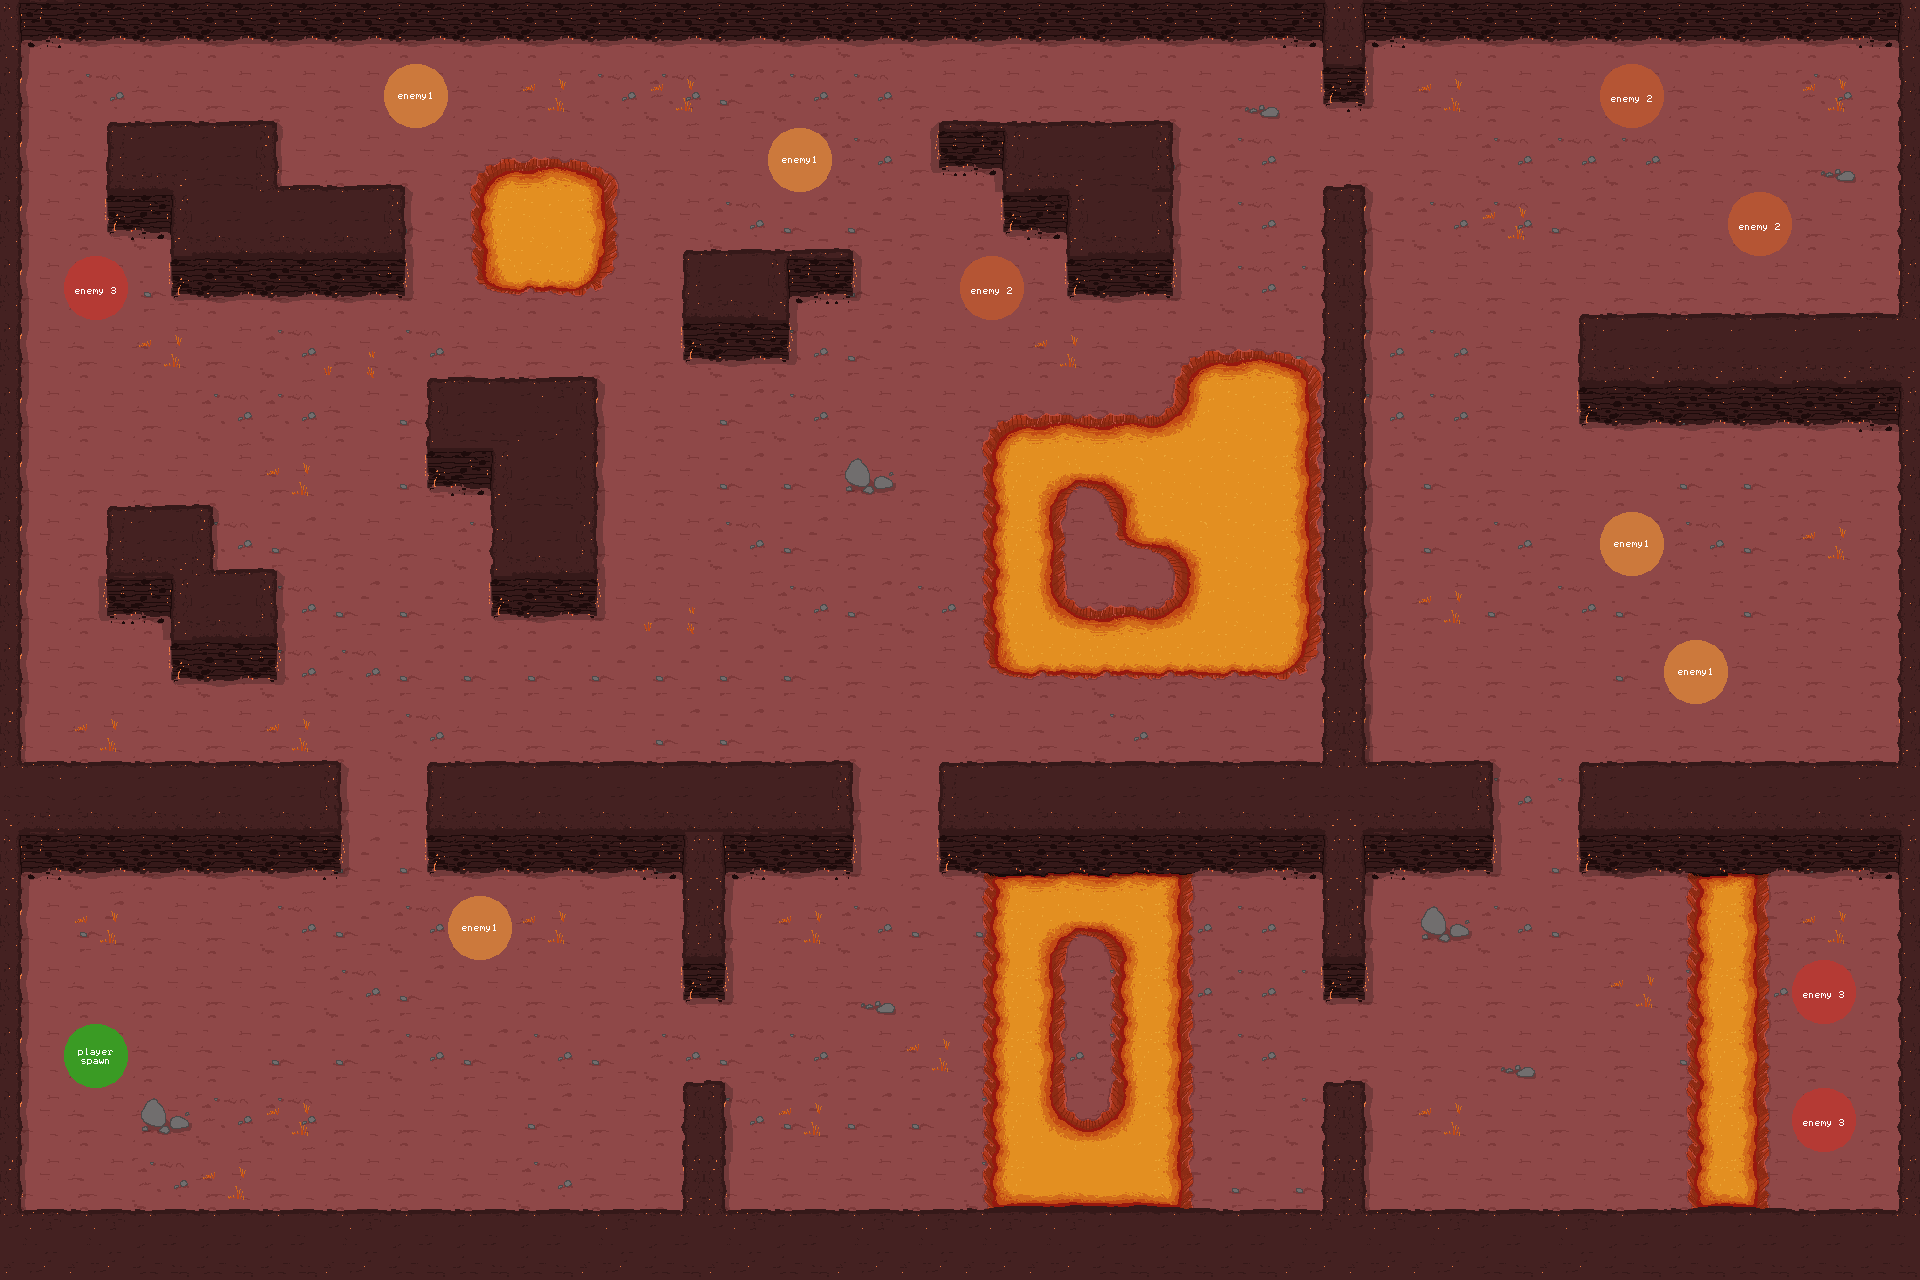

Rendered tile map (Tiled .tmx) drawn with the repository's tilesets; below, a short description and the map source with its tile grids summarised:
An orthogonal 30x20 tile map with 64x64 px tiles, 4 tile layers (0, 1, 2, markers), 2 tilesets and 121 objects (3x button, 2x door).

<map version="1.8" tiledversion="1.8.4" orientation="orthogonal" renderorder="right-down" width="30" height="20" tilewidth="64" tileheight="64" infinite="0" nextlayerid="6" nextobjectid="7">
 <editorsettings>
  <export target="demoMap.tmj" format="json" />
 </editorsettings>
 <tileset firstgid="1" name="tiles 1" tilewidth="64" tileheight="64" tilecount="72" columns="8">
  <image source="tiles.png" width="512" height="576" />
  <tile id="0">
   <properties>
    <property name="collides" type="bool" value="true" />
   </properties>
   <objectgroup draworder="index" id="2">
    <object id="1" x="43.625" y="58.9375" width="20.375" height="4.9375" />
   </objectgroup>
  </tile>
  <tile id="1">
   <properties>
    <property name="collides" type="bool" value="true" />
   </properties>
   <objectgroup draworder="index" id="2">
    <object id="1" x="0.125" y="57.625" width="63.9375" height="6.25" />
   </objectgroup>
  </tile>
  <tile id="2">
   <properties>
    <property name="collides" type="bool" value="true" />
   </properties>
   <objectgroup draworder="index" id="2">
    <object id="1" x="0.0625" y="57.0625" width="63.9375" height="6.8125" />
   </objectgroup>
  </tile>
  <tile id="3">
   <properties>
    <property name="collides" type="bool" value="true" />
   </properties>
   <objectgroup draworder="index" id="2">
    <object id="1" x="0.1875" y="57.0625" width="20.75" height="6.875" />
   </objectgroup>
  </tile>
  <tile id="5">
   <properties>
    <property name="enemy_2" type="bool" value="true" />
   </properties>
  </tile>
  <tile id="6">
   <properties>
    <property name="enemy_3" type="bool" value="true" />
   </properties>
  </tile>
  <tile id="7">
   <properties>
    <property name="enemy_4" type="bool" value="true" />
   </properties>
  </tile>
  <tile id="8">
   <properties>
    <property name="collides" type="bool" value="true" />
   </properties>
   <objectgroup draworder="index" id="3">
    <object id="2" x="0.5" y="0.125" width="42.375" height="38.625" />
    <object id="3" x="43" y="0.125" width="20.875" height="63.625" />
   </objectgroup>
  </tile>
  <tile id="9">
   <properties>
    <property name="collides" type="bool" value="false" />
   </properties>
  </tile>
  <tile id="10">
   <properties>
    <property name="collides" type="bool" value="true" />
   </properties>
   <objectgroup draworder="index" id="2">
    <object id="1" x="0.125" y="0" width="20.75" height="63.625" />
    <object id="2" x="21" y="0.25" width="42.875" height="38.5" />
   </objectgroup>
  </tile>
  <tile id="11">
   <properties>
    <property name="collides" type="bool" value="true" />
   </properties>
   <objectgroup draworder="index" id="2">
    <object id="1" x="0.25" y="0.125" width="20.625" height="38.25" />
   </objectgroup>
  </tile>
  <tile id="13">
   <properties>
    <property name="enemy_1" type="bool" value="true" />
   </properties>
  </tile>
  <tile id="14">
   <properties>
    <property name="player_spawn" type="bool" value="true" />
   </properties>
  </tile>
  <tile id="15">
   <properties>
    <property name="vase" type="bool" value="true" />
   </properties>
  </tile>
  <tile id="16">
   <properties>
    <property name="collides" type="bool" value="true" />
   </properties>
   <objectgroup draworder="index" id="2">
    <object id="1" x="44.25" y="0" width="20" height="64.25" />
   </objectgroup>
  </tile>
  <tile id="17">
   <properties>
    <property name="collides" type="bool" value="false" />
   </properties>
  </tile>
  <tile id="18">
   <properties>
    <property name="collides" type="bool" value="true" />
   </properties>
   <objectgroup draworder="index" id="2">
    <object id="1" x="0.25" y="0" width="20.125" height="63.875" />
   </objectgroup>
  </tile>
  <tile id="19">
   <properties>
    <property name="collides" type="bool" value="true" />
   </properties>
   <objectgroup draworder="index" id="2">
    <object id="1" x="43.125" y="0" width="20.75" height="64" />
    <object id="2" x="0" y="58" width="42.625" height="6" />
   </objectgroup>
  </tile>
  <tile id="20">
   <properties>
    <property name="collides" type="bool" value="true" />
   </properties>
   <objectgroup draworder="index" id="2">
    <object id="1" x="0" y="-0.25" width="20.25" height="64.125" />
    <object id="2" x="20.375" y="57.875" width="43.625" height="6.375" />
   </objectgroup>
  </tile>
  <tile id="24">
   <properties>
    <property name="collides" type="bool" value="true" />
   </properties>
   <objectgroup draworder="index" id="2">
    <object id="1" x="44.125" y="0" width="19.75" height="63.875" />
   </objectgroup>
  </tile>
  <tile id="25">
   <properties>
    <property name="collides" type="bool" value="false" />
   </properties>
  </tile>
  <tile id="26">
   <properties>
    <property name="collides" type="bool" value="true" />
   </properties>
   <objectgroup draworder="index" id="2">
    <object id="1" x="-0.125" y="0" width="21.125" height="64" />
   </objectgroup>
  </tile>
  <tile id="27">
   <properties>
    <property name="collides" type="bool" value="true" />
   </properties>
  </tile>
  <tile id="28">
   <properties>
    <property name="collides" type="bool" value="true" />
   </properties>
  </tile>
  <tile id="32">
   <properties>
    <property name="collides" type="bool" value="true" />
   </properties>
   <objectgroup draworder="index" id="2">
    <object id="1" x="43.875" y="0.125" width="20" height="38.125" />
   </objectgroup>
  </tile>
  <tile id="33">
   <properties>
    <property name="collides" type="bool" value="true" />
   </properties>
   <objectgroup draworder="index" id="2">
    <object id="1" x="0" y="0.125" width="64.125" height="38.625" />
   </objectgroup>
  </tile>
  <tile id="34">
   <properties>
    <property name="collides" type="bool" value="true" />
   </properties>
   <objectgroup draworder="index" id="2">
    <object id="1" x="0" y="0.125" width="20.5" height="38.375" />
   </objectgroup>
  </tile>
  <tile id="37">
   <properties>
    <property name="collides" type="bool" value="true" />
   </properties>
   <objectgroup draworder="index" id="2">
    <object id="1" x="0" y="0" width="64" height="38.375" />
   </objectgroup>
  </tile>
  <tile id="48">
   <properties>
    <property name="lava" type="bool" value="true" />
   </properties>
   <objectgroup draworder="index" id="2">
    <object id="1" x="54.9091" y="40.2727" width="8.90909" height="23.4545" />
    <object id="2" x="43.7273" y="45.0909" width="11" height="18.9091" />
    <object id="3" x="34.7273" y="52.3636" width="8.90909" height="11.5455" />
   </objectgroup>
  </tile>
  <tile id="49">
   <properties>
    <property name="lava" type="bool" value="true" />
   </properties>
   <objectgroup draworder="index" id="2">
    <object id="1" x="0.0909091" y="39.2727" width="63.8182" height="24.5455" />
   </objectgroup>
  </tile>
  <tile id="50">
   <properties>
    <property name="lava" type="bool" value="true" />
   </properties>
   <objectgroup draworder="index" id="2">
    <object id="1" x="0.272727" y="41.4545" width="14.4545" height="22.6364" />
    <object id="2" x="15.0909" y="47.2727" width="13" height="16.7273" />
   </objectgroup>
  </tile>
  <tile id="51">
   <properties>
    <property name="lava" type="bool" value="true" />
   </properties>
   <objectgroup draworder="index" id="2">
    <object id="1" x="34.9091" y="42.4545" width="29" height="21.3636" />
   </objectgroup>
  </tile>
  <tile id="52">
   <properties>
    <property name="lava" type="bool" value="true" />
   </properties>
   <objectgroup draworder="index" id="2">
    <object id="1" x="0.181818" y="41.5455" width="63.8182" height="22.2727" />
   </objectgroup>
  </tile>
  <tile id="53">
   <properties>
    <property name="lava" type="bool" value="true" />
   </properties>
   <objectgroup draworder="index" id="2">
    <!-- 1 objects omitted --></objectgroup>
  </tile>
  <tile id="56">
   <properties>
    <property name="lava" type="bool" value="true" />
   </properties>
   <objectgroup draworder="index" id="2">
    <!-- 1 objects omitted --></objectgroup>
  </tile>
  <tile id="57">
   <properties>
    <property name="lava" type="bool" value="true" />
   </properties>
   <objectgroup draworder="index" id="2">
    <!-- 1 objects omitted --></objectgroup>
  </tile>
  <tile id="58">
   <properties>
    <property name="lava" type="bool" value="true" />
   </properties>
   <objectgroup draworder="index" id="2">
    <!-- 1 objects omitted --></objectgroup>
  </tile>
  <tile id="62">
   <properties>
    <property name="lava" type="bool" value="true" />
   </properties>
   <objectgroup draworder="index" id="2">
    <!-- 4 objects omitted --></objectgroup>
  </tile>
  <tile id="63">
   <properties>
    <property name="lava" type="bool" value="true" />
   </properties>
   <objectgroup draworder="index" id="2">
    <!-- 4 objects omitted --></objectgroup>
  </tile>
  <tile id="64">
   <properties>
    <property name="lava" type="bool" value="true" />
   </properties>
   <objectgroup draworder="index" id="2">
    <!-- 2 objects omitted --></objectgroup>
  </tile>
  <tile id="65">
   <properties>
    <property name="lava" type="bool" value="true" />
   </properties>
   <objectgroup draworder="index" id="2">
    <!-- 1 objects omitted --></objectgroup>
  </tile>
  <tile id="66">
   <properties>
    <property name="lava" type="bool" value="true" />
   </properties>
   <objectgroup draworder="index" id="2">
    <!-- 3 objects omitted --></objectgroup>
  </tile>
  <tile id="67">
   <properties>
    <property name="lava" type="bool" value="true" />
   </properties>
   <objectgroup draworder="index" id="2">
    <!-- 1 objects omitted --></objectgroup>
  </tile>
  <tile id="68">
   <properties>
    <property name="lava" type="bool" value="true" />
   </properties>
   <objectgroup draworder="index" id="2">
    <!-- 1 objects omitted --></objectgroup>
  </tile>
  <tile id="69">
   <properties>
    <property name="lava" type="bool" value="true" />
   </properties>
   <objectgroup draworder="index" id="2">
    <!-- 1 objects omitted --></objectgroup>
  </tile>
  <tile id="70">
   <properties>
    <property name="lava" type="bool" value="true" />
   </properties>
   <objectgroup draworder="index" id="2">
    <!-- 4 objects omitted --></objectgroup>
  </tile>
  <tile id="71">
   <properties>
    <property name="lava" type="bool" value="true" />
   </properties>
   <objectgroup draworder="index" id="2">
    <!-- 4 objects omitted --></objectgroup>
  </tile>
 </tileset>
 <tileset firstgid="73" name="tiles 1" tilewidth="64" tileheight="64" tilecount="72" columns="8">
  <image source="tiles.png" width="512" height="576" />
  <tile id="0">
   <properties>
    <property name="collides" type="bool" value="true" />
   </properties>
   <objectgroup draworder="index" id="2">
    <!-- 1 objects omitted --></objectgroup>
  </tile>
  <tile id="1">
   <properties>
    <property name="collides" type="bool" value="true" />
   </properties>
   <objectgroup draworder="index" id="2">
    <!-- 1 objects omitted --></objectgroup>
  </tile>
  <tile id="2">
   <properties>
    <property name="collides" type="bool" value="true" />
   </properties>
   <objectgroup draworder="index" id="2">
    <!-- 1 objects omitted --></objectgroup>
  </tile>
  <tile id="3">
   <properties>
    <property name="collides" type="bool" value="true" />
   </properties>
   <objectgroup draworder="index" id="2">
    <!-- 1 objects omitted --></objectgroup>
  </tile>
  <tile id="5">
   <properties>
    <property name="enemy_2" type="bool" value="true" />
   </properties>
  </tile>
  <tile id="6">
   <properties>
    <property name="enemy_3" type="bool" value="true" />
   </properties>
  </tile>
  <tile id="7">
   <properties>
    <property name="enemy_4" type="bool" value="true" />
   </properties>
  </tile>
  <tile id="8">
   <properties>
    <property name="collides" type="bool" value="true" />
   </properties>
   <objectgroup draworder="index" id="3">
    <!-- 2 objects omitted --></objectgroup>
  </tile>
  <tile id="9">
   <properties>
    <property name="collides" type="bool" value="false" />
   </properties>
  </tile>
  <tile id="10">
   <properties>
    <property name="collides" type="bool" value="true" />
   </properties>
   <objectgroup draworder="index" id="2">
    <!-- 2 objects omitted --></objectgroup>
  </tile>
  <tile id="11">
   <properties>
    <property name="collides" type="bool" value="true" />
   </properties>
   <objectgroup draworder="index" id="2">
    <!-- 1 objects omitted --></objectgroup>
  </tile>
  <tile id="13">
   <properties>
    <property name="enemy_1" type="bool" value="true" />
   </properties>
  </tile>
  <tile id="14">
   <properties>
    <property name="player_spawn" type="bool" value="true" />
   </properties>
  </tile>
  <tile id="15">
   <properties>
    <property name="vase" type="bool" value="true" />
   </properties>
  </tile>
  <tile id="16">
   <properties>
    <property name="collides" type="bool" value="true" />
   </properties>
   <objectgroup draworder="index" id="2">
    <!-- 1 objects omitted --></objectgroup>
  </tile>
  <tile id="17">
   <properties>
    <property name="collides" type="bool" value="false" />
   </properties>
  </tile>
  <tile id="18">
   <properties>
    <property name="collides" type="bool" value="true" />
   </properties>
   <objectgroup draworder="index" id="2">
    <!-- 1 objects omitted --></objectgroup>
  </tile>
  <tile id="19">
   <properties>
    <property name="collides" type="bool" value="true" />
   </properties>
   <objectgroup draworder="index" id="2">
    <!-- 2 objects omitted --></objectgroup>
  </tile>
  <tile id="20">
   <properties>
    <property name="collides" type="bool" value="true" />
   </properties>
   <objectgroup draworder="index" id="2">
    <!-- 2 objects omitted --></objectgroup>
  </tile>
  <tile id="24">
   <properties>
    <property name="collides" type="bool" value="true" />
   </properties>
   <objectgroup draworder="index" id="2">
    <!-- 1 objects omitted --></objectgroup>
  </tile>
  <tile id="25">
   <properties>
    <property name="collides" type="bool" value="false" />
   </properties>
  </tile>
  <tile id="26">
   <properties>
    <property name="collides" type="bool" value="true" />
   </properties>
   <objectgroup draworder="index" id="2">
    <!-- 1 objects omitted --></objectgroup>
  </tile>
  <tile id="27">
   <properties>
    <property name="collides" type="bool" value="true" />
   </properties>
  </tile>
  <tile id="28">
   <properties>
    <property name="collides" type="bool" value="true" />
   </properties>
  </tile>
  <tile id="32">
   <properties>
    <property name="collides" type="bool" value="true" />
   </properties>
   <objectgroup draworder="index" id="2">
    <!-- 1 objects omitted --></objectgroup>
  </tile>
  <tile id="33">
   <properties>
    <property name="collides" type="bool" value="true" />
   </properties>
   <objectgroup draworder="index" id="2">
    <!-- 1 objects omitted --></objectgroup>
  </tile>
  <tile id="34">
   <properties>
    <property name="collides" type="bool" value="true" />
   </properties>
   <objectgroup draworder="index" id="2">
    <!-- 1 objects omitted --></objectgroup>
  </tile>
  <tile id="37">
   <properties>
    <property name="collides" type="bool" value="true" />
   </properties>
   <objectgroup draworder="index" id="2">
    <!-- 1 objects omitted --></objectgroup>
  </tile>
  <tile id="48">
   <properties>
    <property name="lava" type="bool" value="true" />
   </properties>
   <objectgroup draworder="index" id="2">
    <!-- 3 objects omitted --></objectgroup>
  </tile>
  <tile id="49">
   <properties>
    <property name="lava" type="bool" value="true" />
   </properties>
   <objectgroup draworder="index" id="2">
    <!-- 1 objects omitted --></objectgroup>
  </tile>
  <tile id="50">
   <properties>
    <property name="lava" type="bool" value="true" />
   </properties>
   <objectgroup draworder="index" id="2">
    <!-- 2 objects omitted --></objectgroup>
  </tile>
  <tile id="51">
   <properties>
    <property name="lava" type="bool" value="true" />
   </properties>
   <objectgroup draworder="index" id="2">
    <!-- 1 objects omitted --></objectgroup>
  </tile>
  <tile id="52">
   <properties>
    <property name="lava" type="bool" value="true" />
   </properties>
   <objectgroup draworder="index" id="2">
    <!-- 1 objects omitted --></objectgroup>
  </tile>
  <tile id="53">
   <properties>
    <property name="lava" type="bool" value="true" />
   </properties>
   <objectgroup draworder="index" id="2">
    <!-- 1 objects omitted --></objectgroup>
  </tile>
  <tile id="56">
   <properties>
    <property name="lava" type="bool" value="true" />
   </properties>
   <objectgroup draworder="index" id="2">
    <!-- 1 objects omitted --></objectgroup>
  </tile>
  <tile id="57">
   <properties>
    <property name="lava" type="bool" value="true" />
   </properties>
   <objectgroup draworder="index" id="2">
    <!-- 1 objects omitted --></objectgroup>
  </tile>
  <tile id="58">
   <properties>
    <property name="lava" type="bool" value="true" />
   </properties>
   <objectgroup draworder="index" id="2">
    <!-- 1 objects omitted --></objectgroup>
  </tile>
  <tile id="62">
   <properties>
    <property name="lava" type="bool" value="true" />
   </properties>
   <objectgroup draworder="index" id="2">
    <!-- 4 objects omitted --></objectgroup>
  </tile>
  <tile id="63">
   <properties>
    <property name="lava" type="bool" value="true" />
   </properties>
   <objectgroup draworder="index" id="2">
    <!-- 4 objects omitted --></objectgroup>
  </tile>
  <tile id="64">
   <properties>
    <property name="lava" type="bool" value="true" />
   </properties>
   <objectgroup draworder="index" id="2">
    <!-- 2 objects omitted --></objectgroup>
  </tile>
  <tile id="65">
   <properties>
    <property name="lava" type="bool" value="true" />
   </properties>
   <objectgroup draworder="index" id="2">
    <!-- 1 objects omitted --></objectgroup>
  </tile>
  <tile id="66">
   <properties>
    <property name="lava" type="bool" value="true" />
   </properties>
   <objectgroup draworder="index" id="2">
    <!-- 3 objects omitted --></objectgroup>
  </tile>
  <tile id="67">
   <properties>
    <property name="lava" type="bool" value="true" />
   </properties>
   <objectgroup draworder="index" id="2">
    <!-- 1 objects omitted --></objectgroup>
  </tile>
  <tile id="68">
   <properties>
    <property name="lava" type="bool" value="true" />
   </properties>
   <objectgroup draworder="index" id="2">
    <!-- 1 objects omitted --></objectgroup>
  </tile>
  <tile id="69">
   <properties>
    <property name="lava" type="bool" value="true" />
   </properties>
   <objectgroup draworder="index" id="2">
    <!-- 1 objects omitted --></objectgroup>
  </tile>
  <tile id="70">
   <properties>
    <property name="lava" type="bool" value="true" />
   </properties>
   <objectgroup draworder="index" id="2">
    <!-- 4 objects omitted --></objectgroup>
  </tile>
  <tile id="71">
   <properties>
    <property name="lava" type="bool" value="true" />
   </properties>
   <objectgroup draworder="index" id="2">
    <!-- 4 objects omitted --></objectgroup>
  </tile>
 </tileset>
 <layer id="1" name="0" width="30" height="20">
  <data>[600 cells, 600 non-empty, 3 distinct tile ids]</data>
 </layer>
 <layer id="2" name="1" width="30" height="20">
  <data>[600 cells, 277 non-empty, 33 distinct tile ids]</data>
 </layer>
 <layer id="4" name="2" width="30" height="20">
  <data>[600 cells, 170 non-empty, 37 distinct tile ids]</data>
 </layer>
 <layer id="3" name="markers" width="30" height="20">
  <data>[600 cells, 12 non-empty, 4 distinct tile ids]</data>
 </layer>
 <objectgroup id="5" name="interact">
  <!-- 5 objects omitted --></objectgroup>
</map>
<!-- 92 of 121 objects omitted -->
